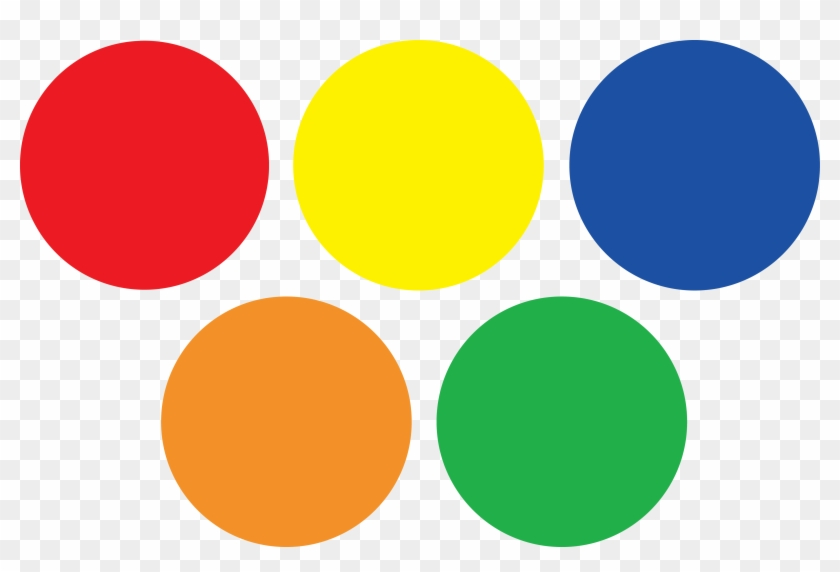
#> input picture blue.jpg, 840 x 572 px
$ python objecttraking.py
#> lines starting #> are read from the running program, lines starting #| are printed output that depends on the picture; after the words box and inside, x2 and y2 are one past the last pixel; in counts of white or black regions, pixels touching at a corner belong together
import cv2
import numpy as np
image=cv2.imread('blue.jpg',1)
#> image is the input picture: shape (572, 840, 3); mean B, G, R 151.7, 188.2, 200.9
cv2.imshow('orginal',image)
new_image=cv2.cv2.cvtColor(image,cv2.COLOR_BGR2HSV)
#> new_image: shape (572, 840, 3); mean H, S, V 43, 113.9, 229.3
cv2.imshow('image',new_image)

lower_bound=np.array([110,50,50])
upper_bound=np.array([130,252,252])
mask=cv2.inRange(new_image,lower_bound,upper_bound)
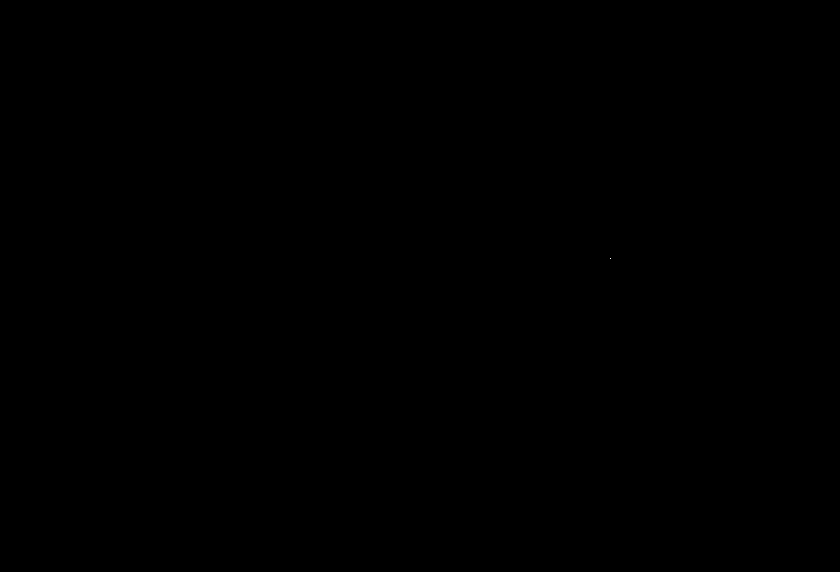
#> mask: shape (572, 840); 0% white in thin lines or dots, all inside (x1, y1, x2, y2) = (610, 258, 611, 259)
cv2.imshow('mask',mask)

res=cv2.bitwise_and(image,image,mask=mask)
cv2.imshow('res',res)


# blue=np.uint8([[[255,0,0]]])
# hsv_blue=cv2.cvtColor(blue,cv2.COLOR_BGR2HSV)
# print(hsv_blue)
cv2.waitKey(0)
cv2.destroyAllWindows()
